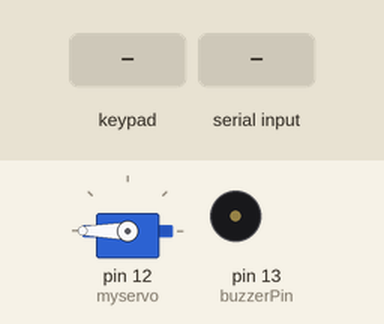
Bench run of a sketch on a simulated Arduino Uno, built with avr-gcc and run on an emulated ATmega328P. Shown: servo, buzzer (waves = sounding, pin HIGH). The inputs (shaded band) are chosen by the test bench. What the sketch prints to the serial monitor is not drawn.

Above: at 4.7 s.
4.8 s: key '3' pressed
At 5.72 s:
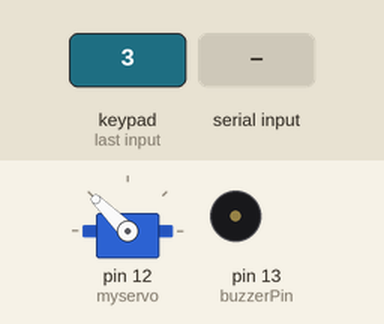
At 7.1 s:
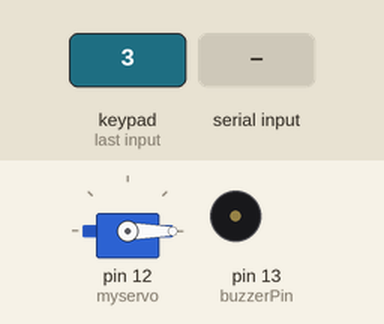
7.6 s: keypad keys 4 5 6 7 pressed 0.4 s apart
13.2 s: "#\n" received over the second serial link
15.7 s: key '#' pressed
19.7 s: "1\n" received over the second serial link
23.7 s: keypad keys 4 5 6 7 # pressed 0.4 s apart
Timing chart, 0 to 26.7 s (numbered marks = the images above; inputs shaded):
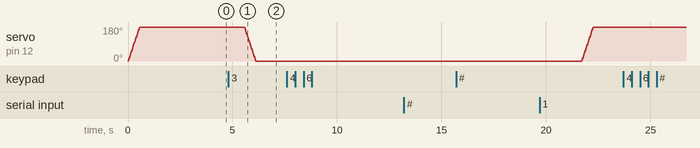

Measured:
- after the input at 4.8 s, servo on pin 12 (myservo): moves from 180° to 0° over 0.53 s, starting after 0.77 s
- after the input at 7.6 s, every drawn part: stays the same
- after the input at 13.2 s, every drawn part: stays the same
- after the input at 15.7 s, every drawn part: stays the same
- after the input at 23.7 s, every drawn part: stays the same

The sketch:

uno.ino
```cpp
#include <SoftwareSerial.h>
#include <Keypad.h>
#include <Servo.h>

// Define
int tx = 2;
int rx = 3;

// Message from esp
String espMessage;

// buzzer => KY-012
int buzzerPin = 13;

SoftwareSerial mySerial(rx, tx);

Servo myservo;

#define Password_Lenght 2 // Give enough room for six chars + NULL char

int pos = 0; // variable to store the servo position

char Data[Password_Lenght];
char Master[Password_Lenght] = "3";
byte data_count = 0, master_count = 0;
bool Pass_is_good;
char customKey;

const byte ROWS = 4;
const byte COLS = 4;
char keys[ROWS][COLS] = {
    {'1', '2', '3'},
    {'4', '5', '6'},
    {'7', '8', '9'},
    {'*', '0', '#'}};
bool door = true;

byte rowPins[ROWS] = {4, 5, 6, 7};   // connect to the row pinouts of the keypad
byte colPins[COLS] = {8, 9, 10, 11}; // connect to the column pinouts of the keypad

Keypad customKeypad(makeKeymap(keys), rowPins, colPins, ROWS, COLS); // initialize an instance of class NewKeypad
byte Locked[8] = {
    B01110,
    B10001,
    B10001,
    B11111,
    B11011,
    B11011,
    B11011,
    B11111};
// open character
byte Opened[8] = {
    B01110,
    B00001,
    B00001,
    B11111,
    B11011,
    B11011,
    B11011,
    B11111};

void setup()
{
  Serial.begin(115200);
  mySerial.begin(9600);
  myservo.attach(12);
  ServoClose();
  delay(3000);

  // buzzer
  pinMode(buzzerPin, OUTPUT);
}

void loop()
{
  espMessage = mySerial.readStringUntil('\r');
  Serial.println(espMessage);
  buzzer();

  if (door == 0)
  {
    customKey = customKeypad.getKey();
    Serial.print(customKey);
    if (customKey == '#')

    {
      ServoClose();
      Serial.print("  Door is close");
      delay(3000);
      door = 1;
    }
  }
  //////////////////////////////////////////////////////////////////////////////////////

  else
    Open();
}

void clearData()
{
  while (data_count != 0)
  {                         // This can be used for any array size,
    Data[data_count--] = 0; // clear array for new data
  }
  return;
}

void ServoOpen()
{
  for (pos = 180; pos >= 0; pos -= 5)
  { // goes from 0 degrees to 180 degrees
    // in steps of 1 degree
    myservo.write(pos); // tell servo to go to position in variable 'pos'
    delay(15);          // waits 15ms for the servo to reach the position
  }
}

void ServoClose()
{
  for (pos = 0; pos <= 180; pos += 5)
  {                     // goes from 180 degrees to 0 degrees
    myservo.write(pos); // tell servo to go to position in variable 'pos'
    delay(15);          // waits 15ms for the servo to reach the position
  }
}

void Open()
{
  Serial.print(" Enter Password");
  customKey = customKeypad.getKey();
  Serial.print(customKey);
  if (customKey) // makes sure a key is actually pressed, equal to (customKey != NO_KEY)
  {
    Data[data_count] = customKey; // store char into data array
    data_count++;                 // increment data array by 1 to store new char, also keep track of the number of chars entered
  }

  if (data_count == Password_Lenght - 1) // if the array index is equal to the number of expected chars, compare data to master
  {
    if (!strcmp(Data, Master)) // equal to (strcmp(Data, Master) == 0)
    {
      ServoOpen();
      Serial.print("  Door is Open");
      door = 0;
    }
    else
    {
      Serial.print("  Wrong Password");
      delay(1000);
      door = 1;
    }
    clearData();
  }
}
void buzzer()
{
  if (espMessage.equals("1"))
  {
    digitalWrite(buzzerPin, HIGH);
  }
  else if (espMessage.equals("0"))
  {
    digitalWrite(buzzerPin, LOW);
  }
}
```
